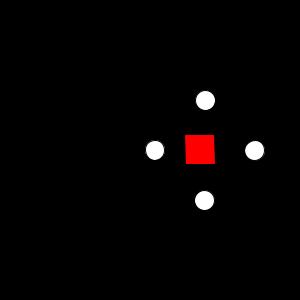
Frame 1 (no input)
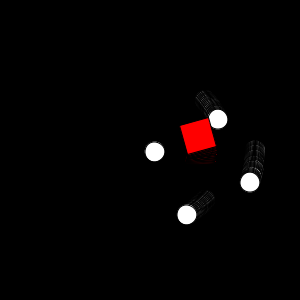
Frame 60 (the mouse pressed at the canvas centre just before this capture)
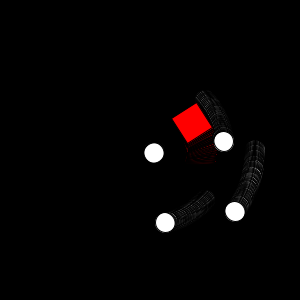
Frame 120 (the mouse held since frame 60 and released just before this capture)

The Processing sketch that drew these frames (run headless with seeded random() and noise(); from frame 60 on, the mouse is pressed at the canvas centre):

// Processing sketch: processing_38213
// ── processing_38213.pde

void setup () {
  size(300, 300);
  smooth();
  background(0);
}

void draw() {
  pushMatrix();//4 circles
  fill(255);
  translate(width/2, height/2);
  rotate(frameCount * PI/6 * 0.01);//speed of rotation
  translate(55, 0); 
  ellipse(0, 50, 20, 20);//each circle
  ellipse(50, 0, 20, 20);
  ellipse(0, -50, 20, 20);
  ellipse(-50, 0, 20, 20);
  popMatrix();

  pushMatrix();// red square moving other direciton
  fill(255, 0, 0);
  translate(width/2, height/2);
  rotate(frameCount * -PI/6 * 0.009); //reverse direction
  rect(35, -15, 30, 30);
  popMatrix();
}
